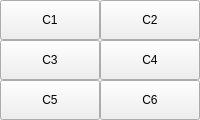
           <widget class="QWidget" name="custombuttons">
            <property name="sizePolicy">
             <sizepolicy hsizetype="Preferred" vsizetype="Preferred">
              <horstretch>0</horstretch>
              <verstretch>0</verstretch>
             </sizepolicy>
            </property>
            <property name="minimumSize">
             <size>
              <width>80</width>
              <height>120</height>
             </size>
            </property>
            <attribute name="title">
             <string>Cust</string>
            </attribute>
            <layout class="QGridLayout" name="gridLayout_3">
             <property name="sizeConstraint">
              <enum>QLayout::SizeConstraint::SetDefaultConstraint</enum>
             </property>
             <property name="leftMargin">
              <number>0</number>
             </property>
             <property name="topMargin">
              <number>0</number>
             </property>
             <property name="rightMargin">
              <number>0</number>
             </property>
             <property name="bottomMargin">
              <number>0</number>
             </property>
             <property name="spacing">
              <number>0</number>
             </property>
             <item row="0" column="0">
              <widget class="QToolButton" name="custom1">
               <property name="sizePolicy">
                <sizepolicy hsizetype="MinimumExpanding" vsizetype="MinimumExpanding">
                 <horstretch>0</horstretch>
                 <verstretch>0</verstretch>
                </sizepolicy>
               </property>
               <property name="minimumSize">
                <size>
                 <width>40</width>
                 <height>40</height>
                </size>
               </property>
               <property name="focusPolicy">
                <enum>Qt::FocusPolicy::NoFocus</enum>
               </property>
               <property name="text">
                <string>C1</string>
               </property>
              </widget>
             </item>
             <item row="0" column="1">
              <widget class="QToolButton" name="custom2">
               <property name="sizePolicy">
                <sizepolicy hsizetype="MinimumExpanding" vsizetype="MinimumExpanding">
                 <horstretch>0</horstretch>
                 <verstretch>0</verstretch>
                </sizepolicy>
               </property>
               <property name="minimumSize">
                <size>
                 <width>40</width>
                 <height>40</height>
                </size>
               </property>
               <property name="focusPolicy">
                <enum>Qt::FocusPolicy::NoFocus</enum>
               </property>
               <property name="text">
                <string>C2</string>
               </property>
              </widget>
             </item>
             <item row="1" column="0">
              <widget class="QToolButton" name="custom3">
               <property name="sizePolicy">
                <sizepolicy hsizetype="MinimumExpanding" vsizetype="MinimumExpanding">
                 <horstretch>0</horstretch>
                 <verstretch>0</verstretch>
                </sizepolicy>
               </property>
               <property name="minimumSize">
                <size>
                 <width>40</width>
                 <height>40</height>
                </size>
               </property>
               <property name="focusPolicy">
                <enum>Qt::FocusPolicy::NoFocus</enum>
               </property>
               <property name="text">
                <string>C3</string>
               </property>
              </widget>
             </item>
             <item row="1" column="1">
              <widget class="QToolButton" name="custom4">
               <property name="sizePolicy">
                <sizepolicy hsizetype="MinimumExpanding" vsizetype="MinimumExpanding">
                 <horstretch>0</horstretch>
                 <verstretch>0</verstretch>
                </sizepolicy>
               </property>
               <property name="minimumSize">
                <size>
                 <width>40</width>
                 <height>40</height>
                </size>
               </property>
               <property name="focusPolicy">
                <enum>Qt::FocusPolicy::NoFocus</enum>
               </property>
               <property name="text">
                <string>C4</string>
               </property>
              </widget>
             </item>
             <item row="2" column="0">
              <widget class="QToolButton" name="custom5">
               <property name="sizePolicy">
                <sizepolicy hsizetype="MinimumExpanding" vsizetype="MinimumExpanding">
                 <horstretch>0</horstretch>
                 <verstretch>0</verstretch>
                </sizepolicy>
               </property>
               <property name="minimumSize">
                <size>
                 <width>40</width>
                 <height>40</height>
                </size>
               </property>
               <property name="focusPolicy">
                <enum>Qt::FocusPolicy::NoFocus</enum>
               </property>
               <property name="text">
                <string>C5</string>
               </property>
              </widget>
             </item>
             <item row="2" column="1">
              <widget class="QToolButton" name="custom6">
               <property name="sizePolicy">
                <sizepolicy hsizetype="MinimumExpanding" vsizetype="MinimumExpanding">
                 <horstretch>0</horstretch>
                 <verstretch>0</verstretch>
                </sizepolicy>
               </property>
               <property name="minimumSize">
                <size>
                 <width>40</width>
                 <height>40</height>
                </size>
               </property>
               <property name="focusPolicy">
                <enum>Qt::FocusPolicy::NoFocus</enum>
               </property>
               <property name="text">
                <string>C6</string>
               </property>
              </widget>
             </item>
            </layout>
           </widget>
